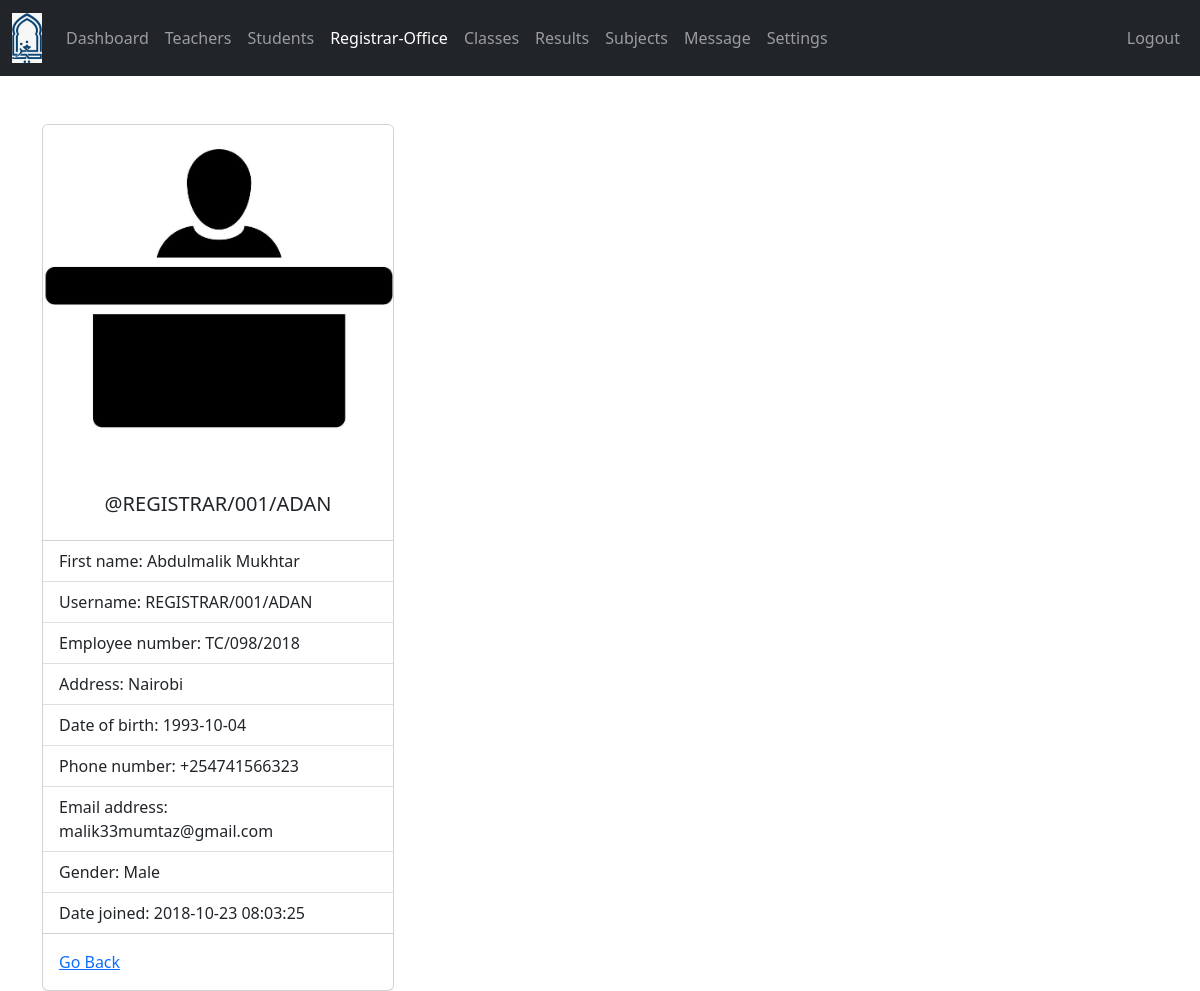
Page /admin/registrar-office-view.php?r_user_id=1 (signed in) on the earlier database version.
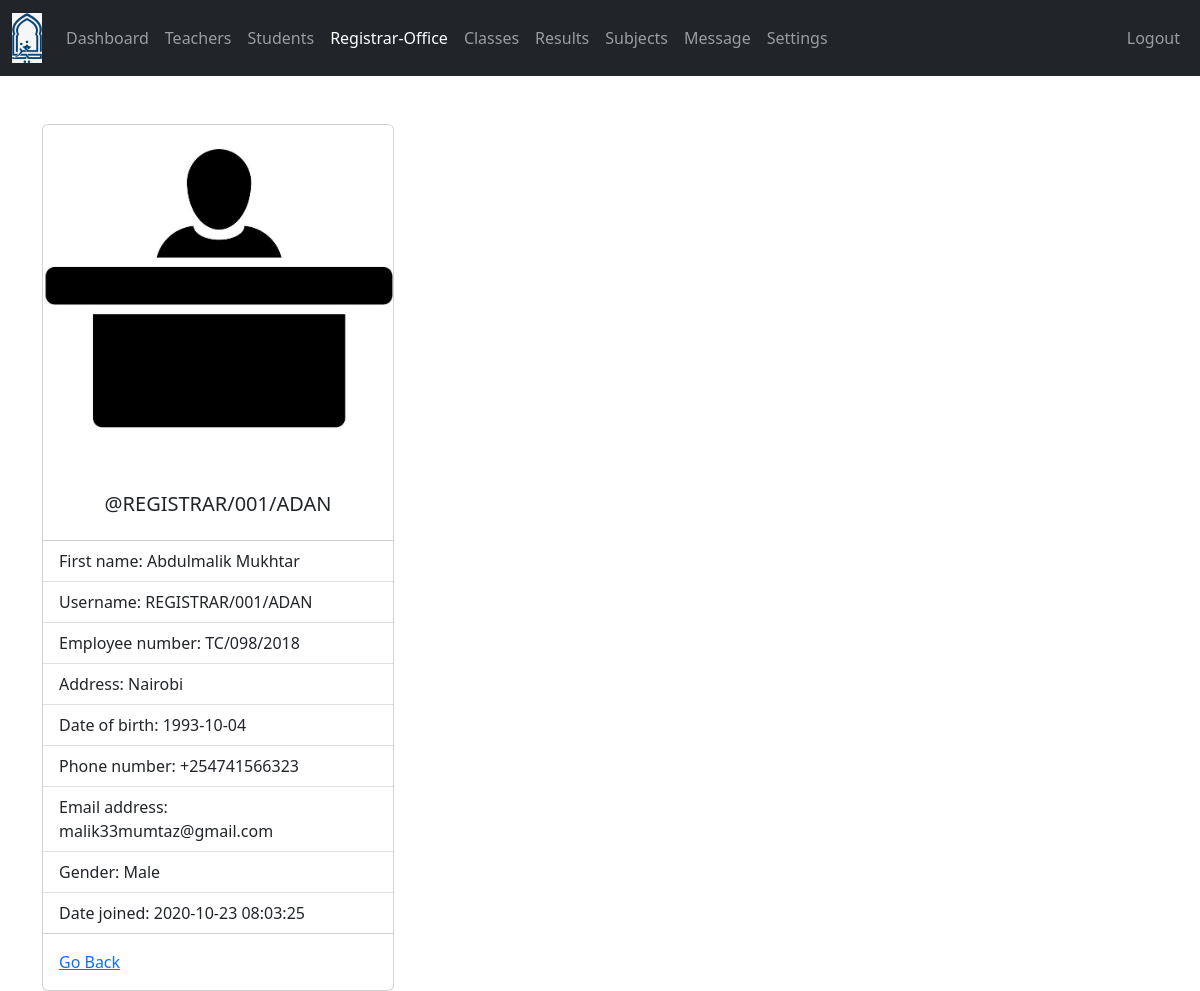
Same page on the later database version.
### tables this page shows
CREATE TABLE `registrar_office` (
  `r_user_id` int(11) NOT NULL,
  `username` varchar(127) NOT NULL,
  `password` varchar(255) NOT NULL,
  `fname` varchar(31) NOT NULL,
  `address` varchar(31) NOT NULL,
  `employee_number` varchar(50) NOT NULL,
  `date_of_birth` date NOT NULL,
  `phone_number` varchar(31) NOT NULL,
  `gender` varchar(7) NOT NULL,
  `email_address` varchar(255) NOT NULL,
  `date_of_joined` datetime NOT NULL DEFAULT current_timestamp()
);

### admin/data/registrar_office.php (called while the page is built, shortened)
<?php
function getR_usersById($r_user_id, $conn){
   $sql = "SELECT * FROM registrar_office
           WHERE r_user_id=?";
   $stmt = $conn->prepare($sql);
   $stmt->execute([$r_user_id]);
   if ($stmt->rowCount() == 1) {
     $teacher = $stmt->fetch();
     return $teacher;
   }else {
    return 0;
   }
}

### admin/registrar-office-view.php (the view, shortened to what this page needs)
<?php
if (isset($_SESSION['admin_id']) &&
    isset($_SESSION['role'])) {
    if ($_SESSION['role'] == 'Admin') {
       include "../DB_connection.php";
       include "data/registrar_office.php";
       if(isset($_GET['r_user_id'])){
       $r_user_id = $_GET['r_user_id'];
       $r_user = getR_usersById($r_user_id,$conn);
 ?>
<!DOCTYPE html>
<html lang="en">
<head>
	<link rel="stylesheet" href="https://cdn.jsdelivr.net/npm/bootstrap@5.2.0/dist/css/bootstrap.min.css">
	<link rel="stylesheet" href="../css/style.css">
  <link rel="stylesheet" href="https://cdnjs.cloudflare.com/ajax/libs/font-awesome/4.7.0/css/font-awesome.min.css">
</head>
<body>
    <?php
        include "inc/navbar.php";
        if ($r_user != 0) {
     ?>
     <div class="container mt-5">
         <div class="card" style="width: 22rem;">
          <img src="../img/registrar-office-<?=$r_user['gender']?>.jpg" class="card-img-top" alt="...">
          <div class="card-body">
            <h5 class="card-title text-center">@<?=$r_user['username']?></h5>
          </div>
          <ul class="list-group list-group-flush">
            <li class="list-group-item">First name: <?=$r_user['fname']?></li>
            <li class="list-group-item">Username: <?=$r_user['username']?></li>
            <li class="list-group-item">Employee number: <?=$r_user['employee_number']?></li>
            <li class="list-group-item">Address: <?=$r_user['address']?></li>
            <li class="list-group-item">Date of birth: <?=$r_user['date_of_birth']?></li>
            <li class="list-group-item">Phone number: <?=$r_user['phone_number']?></li>
            <li class="list-group-item">Email address: <?=$r_user['email_address']?></li>
            <li class="list-group-item">Gender: <?=$r_user['gender']?></li>
            <li class="list-group-item">Date joined: <?=$r_user['date_of_joined']?></li>
          </ul>
          <div class="card-body">
            <a href="registrar-office.php" class="card-link">Go Back</a>
          </div>
        </div>
     </div>
     <?php
        }else {
          header("Location: registrar-office.php");
          exit;
        }
     ?>
</body>
</html>
<?php
    }else {
        header("Location: registrar-office.php");
        exit;
    }
  }else {
    header("Location: ../login.php");
    exit;
  }
}else {
	header("Location: ../login.php");
	exit;
}
?>

### admin/inc/navbar.php (shortened to what this page needs)
<nav class="navbar navbar-expand-lg navbar-dark bg-dark">
    <div class="container-fluid">
        <a class="navbar-brand" href="index.php">
            <img src="../images/Madrassa_logo2.png" alt="Madrassa logo" width="30">
        </a>
        <div class="collapse navbar-collapse" id="navbarSupportedContent">
        <ul class="navbar-nav me-auto mb-2 mb-lg-0" id="navLinks">
            <li class="nav-item">
            <a class="nav-link" aria-current="page" href="index.php">Dashboard</a>
            </li>
            <li class="nav-item">
            <a class="nav-link" href="teacher.php">Teachers</a>
            </li>
            <li class="nav-item">
            <a class="nav-link" href="student.php">Students</a>
            </li>
            <li class="nav-item">
            <a class="nav-link" href="registrar-office.php">Registrar-Office</a>
            </li>
            <li class="nav-item">
            <a class="nav-link" href="grade.php">Classes</a>
            </li>
            <li class="nav-item">
            <a class="nav-link" href="results.php">Results</a>
            </li>
            <li class="nav-item">
            <a class="nav-link" href="course.php">Subjects</a>
            </li>
            <li class="nav-item">
            <a class="nav-link" href="message.php">Message</a>
            </li>
            <li class="nav-item">
            <a class="nav-link" href="settings.php">Settings</a>
            </li>
        </ul>
        <ul class="navbar-nav me-right mb-2 mb-lg-0">
            <li class="nav-item">
                <a class="nav-link" href="../logout.php">Logout</a>
            </li>
        </ul>
        </div>
    </div>
</nav>

Differences in the rows shown:
changed registrar_office "REGISTRAR/001/ADAN": date_of_joined "2018-10-23 08:03:25" → "2020-10-23 08:03:25"
